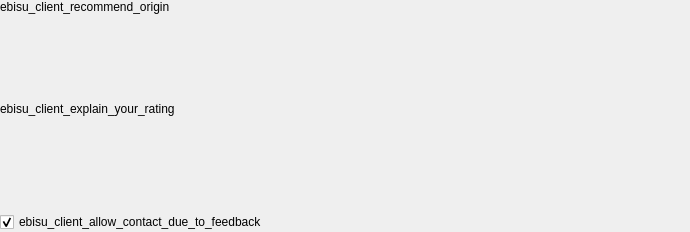
<?xml version="1.0" encoding="UTF-8"?>
<ui version="4.0">
 <class>NetPromoterWidget</class>
 <widget class="QWidget" name="NetPromoterWidget">
  <property name="geometry">
   <rect>
    <x>0</x>
    <y>0</y>
    <width>690</width>
    <height>232</height>
   </rect>
  </property>
  <property name="sizePolicy">
   <sizepolicy hsizetype="Preferred" vsizetype="Fixed">
    <horstretch>0</horstretch>
    <verstretch>0</verstretch>
   </sizepolicy>
  </property>
  <layout class="QVBoxLayout" name="mainVerticalLayout">
   <property name="spacing">
    <number>20</number>
   </property>
   <property name="leftMargin">
    <number>0</number>
   </property>
   <property name="topMargin">
    <number>0</number>
   </property>
   <property name="rightMargin">
    <number>0</number>
   </property>
   <property name="bottomMargin">
    <number>0</number>
   </property>
   <item>
    <layout class="QVBoxLayout" name="verticalLayout">
     <property name="spacing">
      <number>5</number>
     </property>
     <item>
      <widget class="Origin::UIToolkit::OriginLabel" name="likelyToRecommendQuestion">
       <property name="sizePolicy">
        <sizepolicy hsizetype="Preferred" vsizetype="Fixed">
         <horstretch>0</horstretch>
         <verstretch>0</verstretch>
        </sizepolicy>
       </property>
       <property name="text">
        <string>ebisu_client_recommend_origin</string>
       </property>
       <property name="wordWrap">
        <bool>true</bool>
       </property>
       <property name="labelType">
        <enum>Origin::UIToolkit::OriginLabel::DialogFieldName</enum>
       </property>
      </widget>
     </item>
     <item>
      <widget class="Origin::UIToolkit::OriginSurveyWidget" name="originSurveyWidget"/>
     </item>
    </layout>
   </item>
   <item>
    <widget class="QWidget" name="feedBackContainer" native="true">
     <layout class="QVBoxLayout" name="feedBackLayout">
      <property name="spacing">
       <number>6</number>
      </property>
      <property name="leftMargin">
       <number>0</number>
      </property>
      <property name="topMargin">
       <number>0</number>
      </property>
      <property name="rightMargin">
       <number>0</number>
      </property>
      <property name="bottomMargin">
       <number>0</number>
      </property>
      <item>
       <widget class="Origin::UIToolkit::OriginLabel" name="improveLabel">
        <property name="text">
         <string>ebisu_client_explain_your_rating</string>
        </property>
        <property name="wordWrap">
         <bool>true</bool>
        </property>
       </widget>
      </item>
      <item>
       <widget class="Origin::UIToolkit::OriginMultiLineEdit" name="moreInput">
        <property name="minimumSize">
         <size>
          <width>0</width>
          <height>70</height>
         </size>
        </property>
        <property name="maximumSize">
         <size>
          <width>16777215</width>
          <height>70</height>
         </size>
        </property>
       </widget>
      </item>
     </layout>
    </widget>
   </item>
   <item>
    <widget class="Origin::UIToolkit::OriginCheckButton" name="chkContactUser">
     <property name="sizePolicy">
      <sizepolicy hsizetype="Fixed" vsizetype="Fixed">
       <horstretch>0</horstretch>
       <verstretch>0</verstretch>
      </sizepolicy>
     </property>
     <property name="text">
      <string>ebisu_client_allow_contact_due_to_feedback</string>
     </property>
     <property name="checked">
      <bool>true</bool>
     </property>
    </widget>
   </item>
  </layout>
 </widget>
 <customwidgets>
  <customwidget>
   <class>Origin::UIToolkit::OriginCheckButton</class>
   <extends>QCheckBox</extends>
   <header>origincheckbutton.h</header>
  </customwidget>
  <customwidget>
   <class>Origin::UIToolkit::OriginLabel</class>
   <extends>QLabel</extends>
   <header>originlabel.h</header>
  </customwidget>
  <customwidget>
   <class>Origin::UIToolkit::OriginMultiLineEdit</class>
   <extends>QFrame</extends>
   <header>originmultilineedit.h</header>
  </customwidget>
  <customwidget>
   <class>Origin::UIToolkit::OriginSurveyWidget</class>
   <extends>QWidget</extends>
   <header>originsurveywidget.h</header>
  </customwidget>
 </customwidgets>
 <resources/>
 <connections/>
</ui>
